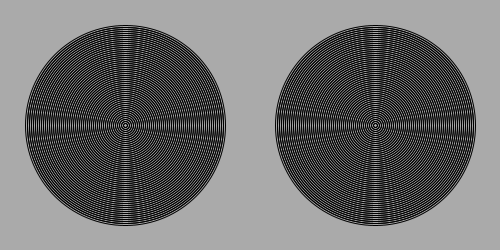
Frame 1 (no input)
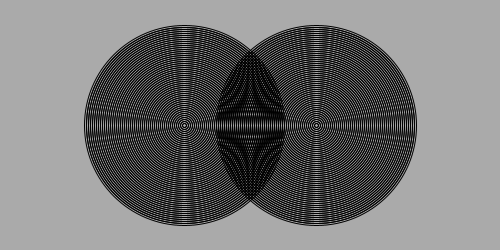
Frame 60 (the mouse pressed at the canvas centre just before this capture)
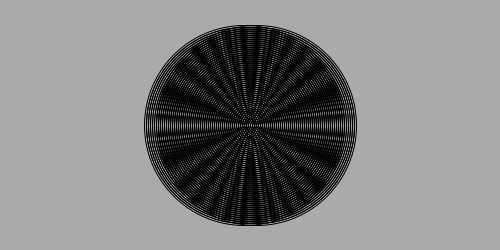
Frame 120 (the mouse held since frame 60 and released just before this capture)

The Processing sketch that drew these frames (run headless with seeded random() and noise(); from frame 60 on, the mouse is pressed at the canvas centre):

// Processing sketch: amazing_rings
// ── amazing_rings.pde
void setup() {
 
  // set the size of your sketch
  size(500, 250);
}
int x = 125;
int x2 = 375;
int direction = 1; 
void draw() {
  background(#AAAAAA); 
  for (int i = 0; i < 100; i++) {
  noFill();
  ellipse(x,125,200-(4*i),200-(4*i));
  ellipse(x2, 125, 200-(4*i),200-(4*i));
  }  
x = x +(1*direction);
x2 = x2 - (1*direction);
if (x2==250&&x==250&&direction==1) {
direction = -1; 
}
if (x2==400&x==100&&direction==-1) {
 direction = 1; 
}
  // Go to the recipe to run the demonstration before starting this program
  
  /*
  Use the code from your Bullseye program to draw the rings shown in this recipe.
  You can use the noFill() command to make your ellipses transparent.
  Make the rings move past each other.
  When the rings hit the side of the sketch, make them reverse their direction.
  */
}
